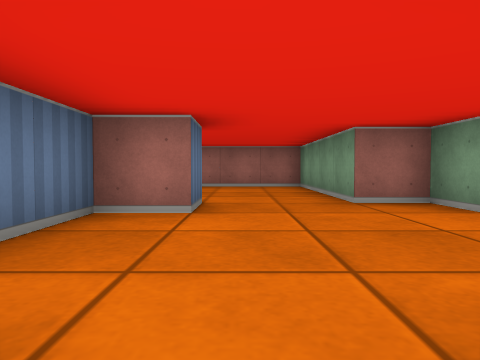
view 1 (above)

18 first-person views from a walk through a cub3D level. The camera is about half as high as the walls, tilts 2° down and sees 70° across. The floor is counted in squares. Each view is taken from the middle of a square. On the plan, view 1 faces up. The plan holds only what a view shows up to about 9 squares ahead; the rest is blank.

view 2
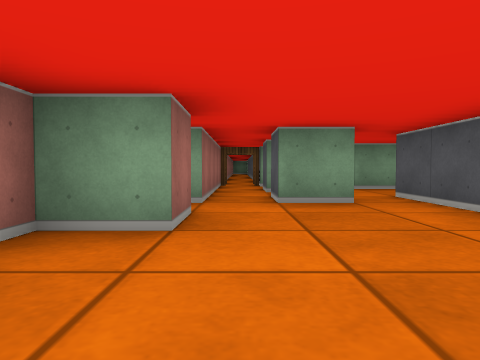

view 3
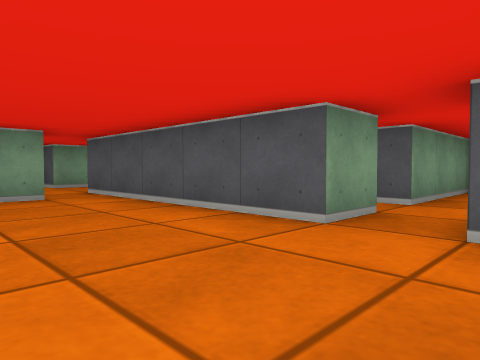

view 4
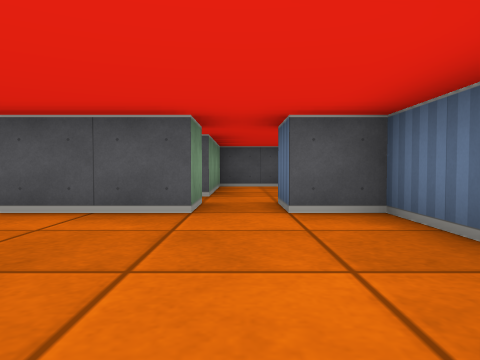

view 5
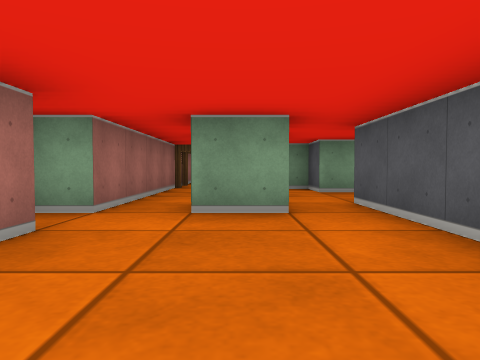

view 6
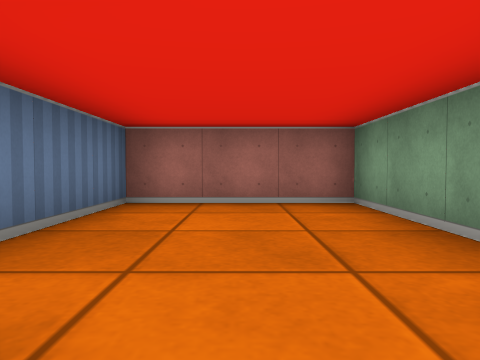

view 7
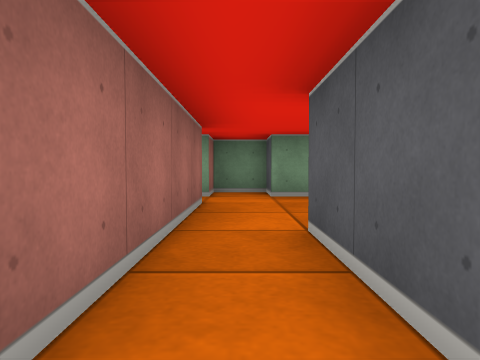

view 8
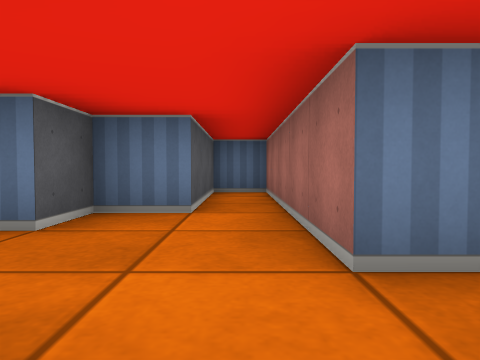

view 9
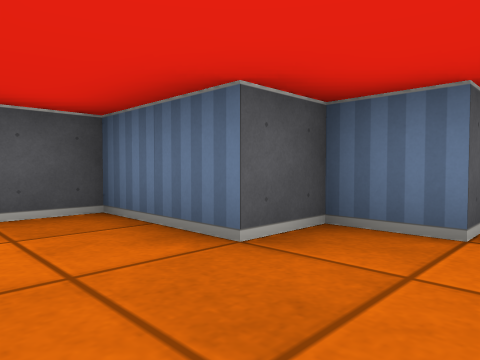

view 10
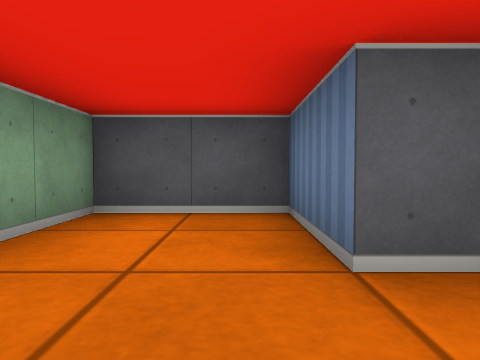

view 11
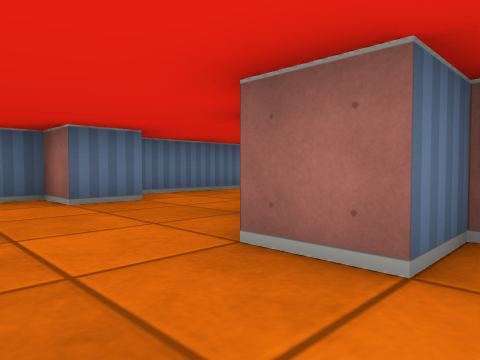

view 12
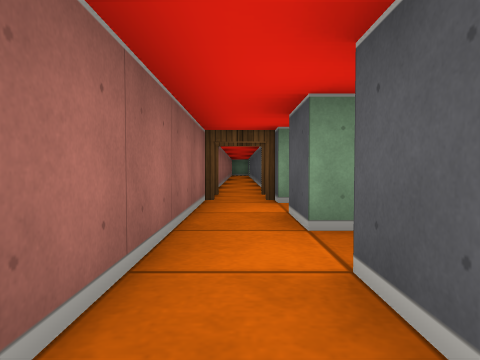

view 13
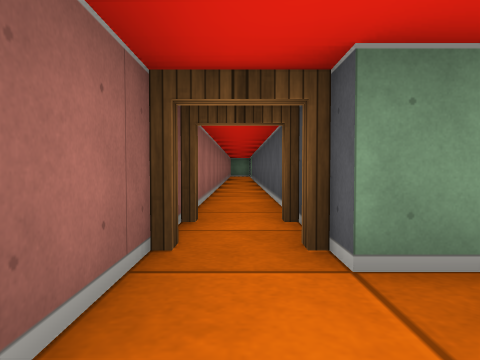

view 14
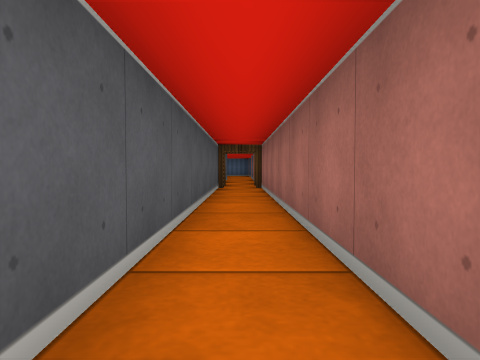

view 15
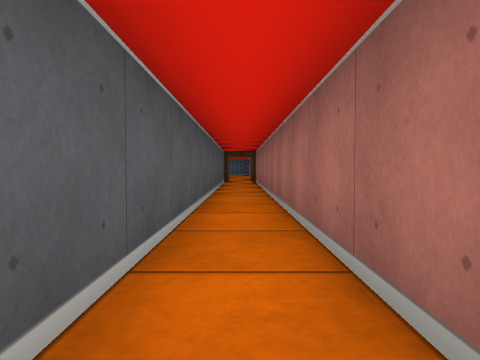

view 16
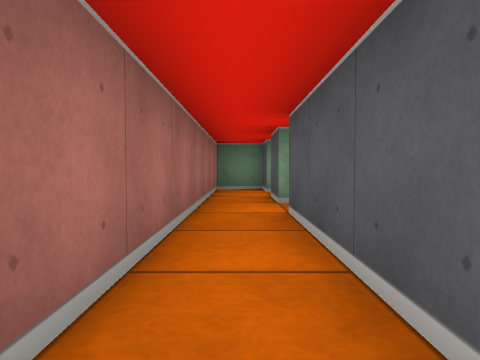

view 17
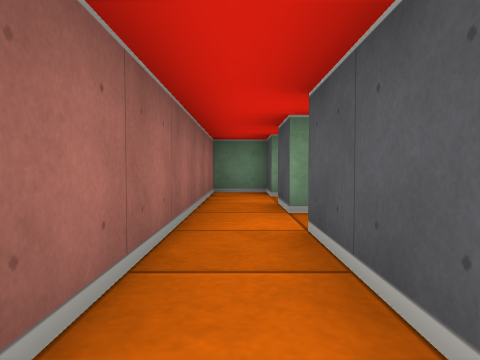

view 18
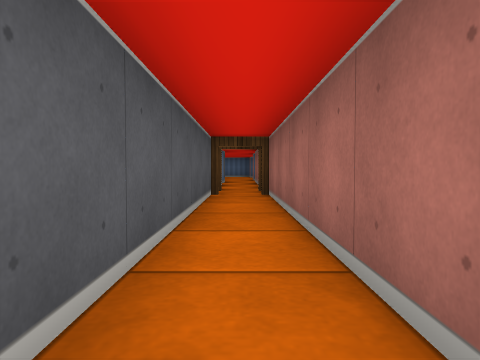

### Floor plan
Ten units are one square. View 1 is at (0, 0); x grows to the right and y downward. Boxes are objects, and circles mark ways between rooms. Rooms are numbered by the first view taken in them; rooms with no view inside come last. Other rooms are left out.
<svg viewBox="-60 -90 320 140">
<path fill="none" stroke="#000" d="M-5 -5 -5 5 -55 5 -55 15 -25 15 -25 25 -15 25 -15 45 5 45 5 15 15 15 15 5 5 5 5 -5M35 -46 35 -35 25 -35 25 -45 15 -45 15 -85 -15 -85 -15 -50M5 -5 55 -5M-5 -46 -5 -35 -15 -35 -15 -5 -5 -5M45 -14 45 -25 55 -25M65 -25 75 -25M75 -5 85 -5 85 -25M95 -35 45 -35 45 -41M225 -25 235 -25M245 -25 255 -25 255 -35 95 -35M85 -25 215 -25"/>
<circle cx="0" cy="0" r="3" fill="#2a7"/>
<circle cx="95" cy="-30" r="3" fill="#2a7"/>
<text x="-10" y="20">1</text>
<text x="20" y="-30">2</text>
<text x="180" y="-30">3</text>
</svg>
Room 1 opens to room 2. Room 2 opens to room 3.

Where each view was taken, in squares from view 1:
view 1: 0 up, 0 right, facing up
view 2: 3 up, 0 right, facing right
view 3: 3 up, 1 left, facing down-right
view 4: 4 up, 0 right, facing down
view 5: 2 up, 1 right, facing right
view 6: 4 up, 0 right, facing up
view 7: 1 down, 5 left, facing right
view 8: 1 down, 1 right, facing left
view 9: 1 down, 0 right, facing down-left
view 10: 1 down, 1 left, facing down
view 11: 2 up, 4 right, facing up-left
view 12: 3 up, 4 right, facing right
view 13: 3 up, 7 right, facing right
view 14: 3 up, 18 right, facing left
view 15: 3 up, 21 right, facing left
view 16: 3 up, 18 right, facing right
view 17: 3 up, 19 right, facing right
view 18: 3 up, 16 right, facing left
